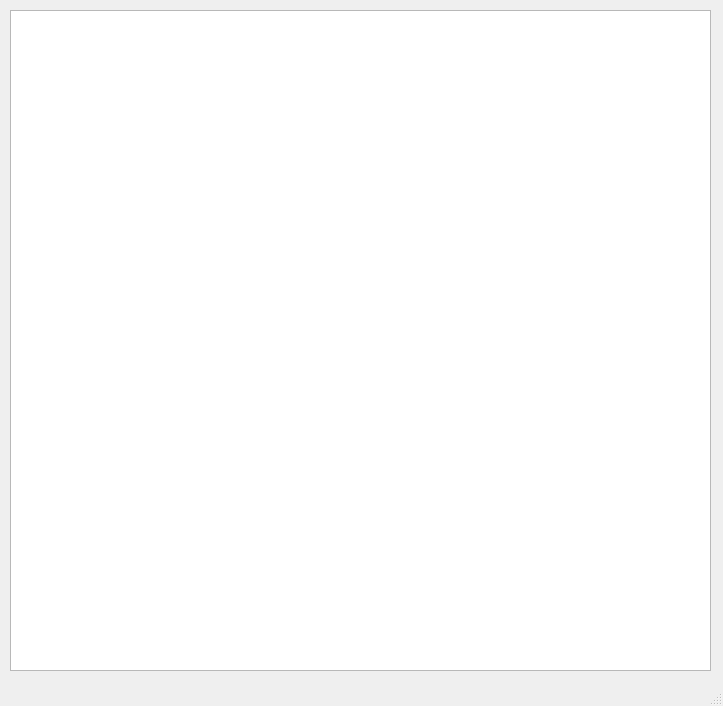
<?xml version="1.0" encoding="UTF-8"?>
<ui version="4.0">
 <class>qtpvr</class>
 <widget class="QMainWindow" name="qtpvr">
  <property name="geometry">
   <rect>
    <x>0</x>
    <y>0</y>
    <width>723</width>
    <height>706</height>
   </rect>
  </property>
  <property name="windowTitle">
   <string>qtpvr</string>
  </property>
  <widget class="QWidget" name="centralWidget">
   <widget class="QGraphicsView" name="graphicsView">
    <property name="geometry">
     <rect>
      <x>10</x>
      <y>10</y>
      <width>701</width>
      <height>661</height>
     </rect>
    </property>
   </widget>
  </widget>
  <widget class="QStatusBar" name="statusBar"/>
 </widget>
 <resources/>
 <connections/>
</ui>
